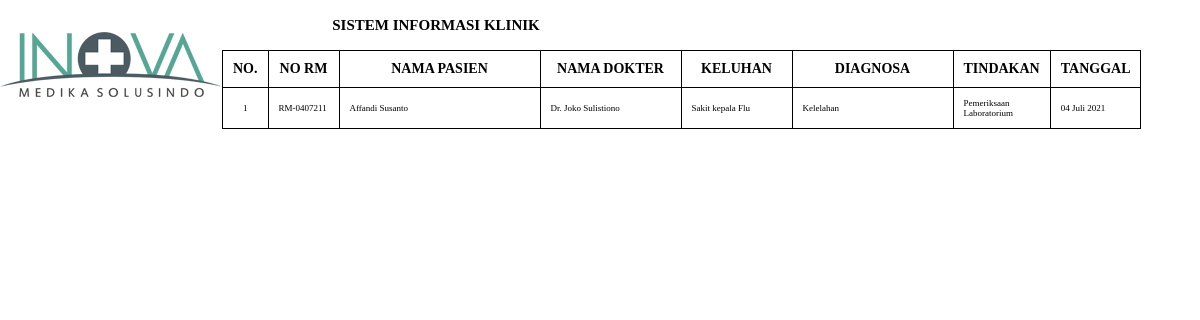
Screenshot of /laporan/rekammedik.php with the database file from the repository.
### tables this page shows
CREATE TABLE `rekammedik` (
  `id_rm` int(5) NOT NULL,
  `nomorRm` varchar(50) NOT NULL,
  `kodepasien` varchar(50) NOT NULL,
  `kodedokter` varchar(50) NOT NULL,
  `keluhan` varchar(150) NOT NULL,
  `diagnosa` varchar(150) NOT NULL,
  `tindakan` varchar(50) NOT NULL,
  `id_rs` int(5) NOT NULL,
  `spesialis` int(5) NOT NULL,
  `id_penyakit` int(5) NOT NULL,
  `jam` varchar(150) NOT NULL,
  `tgl` varchar(150) NOT NULL,
  `kodeuser` varchar(150) NOT NULL
);

CREATE TABLE `pegawai` (
  `id_pegawai` int(10) NOT NULL,
  `nip` varchar(50) NOT NULL,
  `kj` varchar(100) NOT NULL,
  `nama_pegawai` varchar(300) NOT NULL,
  `unit` varchar(150) NOT NULL,
  `jk` varchar(100) NOT NULL,
  `alamat` varchar(300) NOT NULL,
  `status_kel` varchar(50) NOT NULL,
  `tgl_lhr` date NOT NULL
);

CREATE TABLE `dokter` (
  `id_dokter` int(11) NOT NULL,
  `kodeDokter` varchar(50) NOT NULL,
  `nama_dokter` varchar(150) NOT NULL,
  `spesialis` varchar(150) NOT NULL,
  `jk` varchar(150) NOT NULL,
  `alamat` varchar(300) NOT NULL,
  `no_hp` varchar(15) NOT NULL,
  `kodeuser` varchar(150) NOT NULL
);

CREATE TABLE `tindakan` (
  `id_tindakan` int(11) NOT NULL,
  `nm_tindakan` varchar(300) NOT NULL,
  `ket` text NOT NULL,
  `lap` int(5) NOT NULL
);

### config/fungsi_indotgl.php (called while the page is built, shortened)
<?php
	function tgl_indo($tgl){
			$tanggal = substr($tgl,8,2);
			$bulan = getBulan(substr($tgl,5,2));
			$tahun = substr($tgl,0,4);
			return $tanggal.' '.$bulan.' '.$tahun;
	}
	function getBulan($bln){
				switch ($bln){
					case 7:
						return "Juli";
						break;
				}
			}
?>

### laporan/rekammedik.php (the view, shortened to what this page needs)
<?php
	include ("../config/fungsi_indotgl.php");
	?>
<!doctype html>
<html>
	<head>
		<link rel="stylesheet" type="text/css" href="../css/laporan.css">
	</head>
	<body>
		<div class="page">
		<div class="kop">
            <img src="../img/kop.png" id="kop">
            <div class="header2">
			<h2>SISTEM INFORMASI
KLINIK</h2>
		</div>
            <?php
			$tgl1=$_GET['tgl1'];
			$tgl2=$_GET['tgl2'];
			if($tgl1=='' AND $tgl2==''){
		?>
            </div>
		<table border="1px">
			<tr class="head">
				<td width="10">NO. </td><td width="50">NO RM</td><td width="180">NAMA PASIEN</td><td width="120">NAMA DOKTER</td><td width="90">KELUHAN</td><td style="width:140px;">DIAGNOSA</td><td width="50">TINDAKAN</td><td width="50">TANGGAL</td>
			</tr>
			<?php
					$query=mysql_query("SELECT * FROM rekammedik, pasien, pegawai, dokter WHERE rekammedik.kodepasien=pasien.kodePasien AND pasien.id_pegawai=pegawai.id_pegawai AND dokter.kodeDokter=rekammedik.kodedokter ORDER BY rekammedik.id_rm DESC");
					$no=1;
					while($r=mysql_fetch_array($query)){
					?>
						<tr bgcolor="#fff">
							<td align="center"><?php echo $no; ?></td><td><?php echo $r['nomorRm']; ?></td><td><?php echo $r['nama_pegawai']; ?></td><td><?php echo $r['nama_dokter']; ?></td><td><?php echo $r['keluhan']; ?></td><td><?php echo $r['diagnosa']; ?></td>
                            <td><?php $tindakan=$r['tindakan'];
                                $qutin=mysql_query("SELECT * FROM tindakan WHERE id_tindakan='$tindakan'");
                                $rt=mysql_fetch_array($qutin);
                                echo $rt['nm_tindakan'];
                                ?></td>
                            <td><?php echo tgl_indo($r['tgl']); ?></td>
						</tr>
					<?php
					$no++;
					}
					?>
		</table>
            <?php
            }
            ?>
		</div>
	</body>
</html>

### css/laporan.css (style rules this page uses)
* { padding:0px; margin:0px; }
body { font-family:tahoma, 'sans-serif'; }
#kop { float: left; }
.header2 { width: 650px; text-align: center; }
.kop { line-height:30px; }
.kop h2 { font-size: 15px; margin-top: 10px; }
table { border-collapse:collapse; margin-top: 10px; }
table .head td { background:#fff; text-align:center; font-size:14px; font-weight:bold; }
table tr td { border:1px solid #000; padding:10px; font-size:10px; }

### laporan/rekammedik.php (style rules this page uses)
table tr td { font-size: 9px; }

### rows the page displays
rekammedik: nomorRm "RM-0407211", pegawai.nama_pegawai "Affandi Susanto", dokter.nama_dokter "Dr. Joko Sulistiono", keluhan "Sakit kepala Flu", diagnosa "Kelelahan", tindakan.nm_tindakan "Pemeriksaan Laboratorium", tgl "04 Juli 2021"
